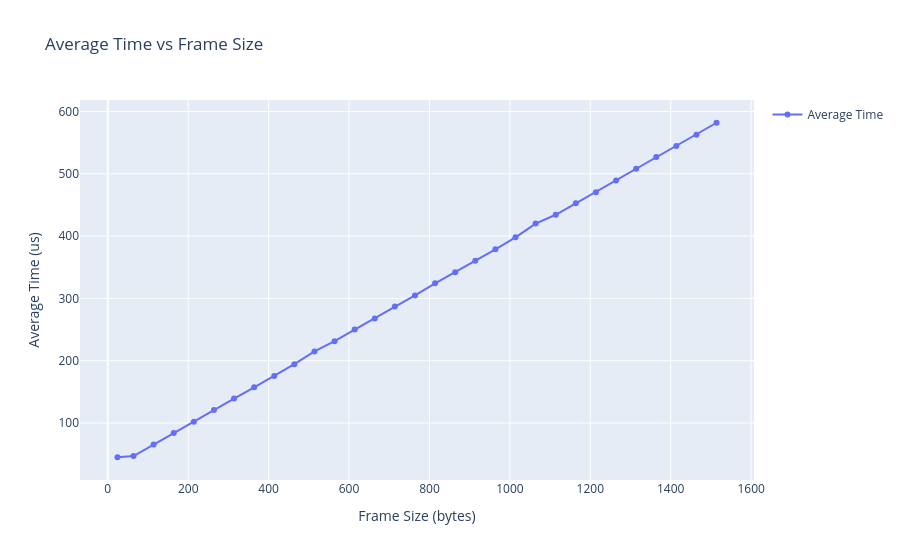

The notebook cell this image was saved under:
### Code cell
import plotly.graph_objects as go

def create_plot(frame_sizes, average_times):
    fig = go.Figure()

    fig.add_trace(go.Scatter(
        x=np.array(frame_sizes)+14,
        y=average_times,
        mode='lines+markers',
        name='Average Time',
        line=dict(shape='linear')
    ))

    fig.update_layout(
        title='Average Time vs Frame Size',
        xaxis_title='Frame Size (bytes)',
        yaxis_title='Average Time (us)',
        showlegend=True
    )

    fig.show()

create_plot(frame_sizes, avg_latencies)

### Figure 1 — Plotly figure (JSON) as saved in the notebook; plotly's stock layout.template omitted (floating-point values rounded to 4 significant figures)
{"data": [{"line": {"shape": "linear"}, "mode": "lines+markers", "name": "Average Time", "type": "scatter", "x": [24, 64, 114, 164, 214, 264, 314, 364, 414, 464, 514, 564, 614, 664, 714, 764, 814, 864, 914, 964, 1014, 1064, 1114, 1164, 1214, 1264, 1314, 1364, 1414, 1464, 1514], "y": [45.07, 47.03, 65.37, 84.06, 102.1, 120.7, 139.3, 157.3, 175.4, 194.4, 214.9, 231.3, 250, 268.0, 286.8, 304.8, 324.2, 342.1, 360.3, 378.8, 398.0, 420.1, 434.2, 452.6, 470.5, 489.1, 507.9, 526.8, 544.7, 562.8, 581.9]}], "layout": {"showlegend": true, "title": {"text": "Average Time vs Frame Size"}, "xaxis": {"title": {"text": "Frame Size (bytes)"}}, "yaxis": {"title": {"text": "Average Time (us)"}}}}
